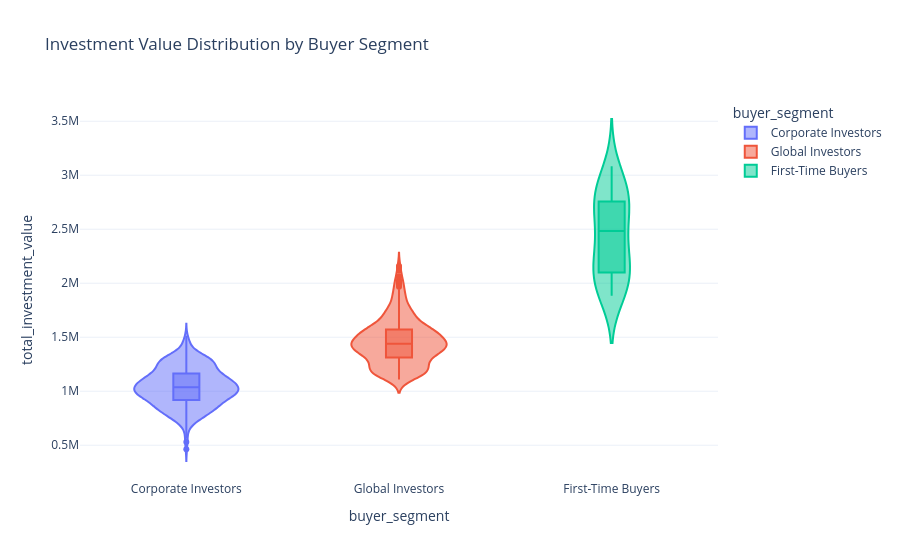

The cell this chart's notebook holds for it:
### Code cell
fig = px.violin(
    buyer_profile,
    x='buyer_segment',
    y='total_investment_value',
    color='buyer_segment',
    box=True,
    points='outliers',
    title='Investment Value Distribution by Buyer Segment'
)

fig.update_layout(template='plotly_white')
fig.show()

### Figure 1 — Plotly figure (JSON) as saved in the notebook; plotly's stock layout.template omitted (floating-point values rounded to 4 significant figures; data arrays with more than 128 entries replaced by an {"elided": "..."} marker saying what was removed)
{"data": [{"alignmentgroup": "True", "box": {"visible": true}, "hovertemplate": "buyer_segment=%{x}<br>total_investment_value=%{y}<extra></extra>", "legendgroup": "Corporate Investors", "marker": {"color": "#636efa"}, "name": "Corporate Investors", "offsetgroup": "Corporate Investors", "orientation": "v", "points": "outliers", "scalegroup": "True", "showlegend": true, "type": "violin", "x": {"elided": "443 str values"}, "x0": " ", "xaxis": "x", "y": {"elided": "443 float values"}, "y0": " ", "yaxis": "y"}, {"alignmentgroup": "True", "box": {"visible": true}, "hovertemplate": "buyer_segment=%{x}<br>total_investment_value=%{y}<extra></extra>", "legendgroup": "Global Investors", "marker": {"color": "#EF553B"}, "name": "Global Investors", "offsetgroup": "Global Investors", "orientation": "v", "points": "outliers", "scalegroup": "True", "showlegend": true, "type": "violin", "x": {"elided": "391 str values"}, "x0": " ", "xaxis": "x", "y": {"elided": "391 float values"}, "y0": " ", "yaxis": "y"}, {"alignmentgroup": "True", "box": {"visible": true}, "hovertemplate": "buyer_segment=%{x}<br>total_investment_value=%{y}<extra></extra>", "legendgroup": "First-Time Buyers", "marker": {"color": "#00cc96"}, "name": "First-Time Buyers", "offsetgroup": "First-Time Buyers", "orientation": "v", "points": "outliers", "scalegroup": "True", "showlegend": true, "type": "violin", "x": ["First-Time Buyers", "First-Time Buyers", "First-Time Buyers", "First-Time Buyers", "First-Time Buyers", "First-Time Buyers", "First-Time Buyers", "First-Time Buyers", "First-Time Buyers", "First-Time Buyers", "First-Time Buyers", "First-Time Buyers", "First-Time Buyers", "First-Time Buyers", "First-Time Buyers", "First-Time Buyers", "First-Time Buyers", "First-Time Buyers", "First-Time Buyers", "First-Time Buyers", "First-Time Buyers"], "x0": " ", "xaxis": "x", "y": [1928000.0, 1884000.0, 2744000.0, 2246000.0, 2000000.0, 1996000.0, 2485000.0, 2885000.0, 2534000.0, 2750000.0, 2270000.0, 2131000.0, 3082000.0, 2492000.0, 2674000.0, 2891000.0, 2210000.0, 2173000.0, 2901000.0, 1934000.0, 2776000.0], "y0": " ", "yaxis": "y"}], "layout": {"legend": {"title": {"text": "buyer_segment"}, "tracegroupgap": 0}, "title": {"text": "Investment Value Distribution by Buyer Segment"}, "violinmode": "overlay", "xaxis": {"anchor": "y", "categoryarray": ["Corporate Investors", "Global Investors", "First-Time Buyers"], "categoryorder": "array", "domain": [0, 1], "title": {"text": "buyer_segment"}}, "yaxis": {"anchor": "x", "domain": [0, 1], "title": {"text": "total_investment_value"}}}}
